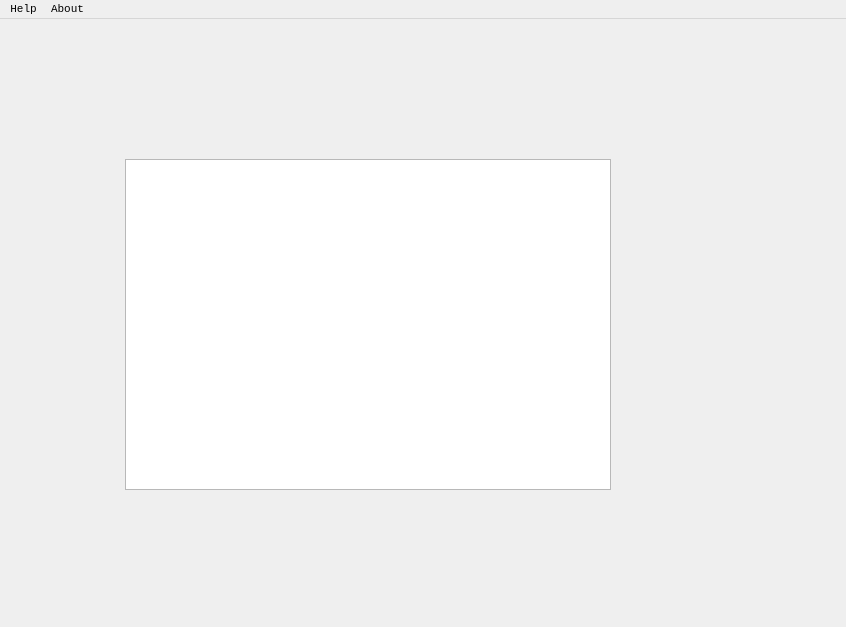
<?xml version="1.0" encoding="UTF-8"?>
<ui version="4.0">
 <class>MainWindow</class>
 <widget class="QMainWindow" name="MainWindow">
  <property name="geometry">
   <rect>
    <x>0</x>
    <y>0</y>
    <width>846</width>
    <height>627</height>
   </rect>
  </property>
  <property name="windowTitle">
   <string>MainWindow</string>
  </property>
  <widget class="QWidget" name="centralwidget">
   <property name="sizePolicy">
    <sizepolicy hsizetype="Maximum" vsizetype="Maximum">
     <horstretch>0</horstretch>
     <verstretch>0</verstretch>
    </sizepolicy>
   </property>
   <widget class="QTableView" name="tableView">
    <property name="geometry">
     <rect>
      <x>125</x>
      <y>140</y>
      <width>486</width>
      <height>331</height>
     </rect>
    </property>
    <property name="sizePolicy">
     <sizepolicy hsizetype="Maximum" vsizetype="Maximum">
      <horstretch>0</horstretch>
      <verstretch>0</verstretch>
     </sizepolicy>
    </property>
   </widget>
  </widget>
  <widget class="QMenuBar" name="menubar">
   <property name="geometry">
    <rect>
     <x>0</x>
     <y>0</y>
     <width>846</width>
     <height>19</height>
    </rect>
   </property>
   <property name="sizePolicy">
    <sizepolicy hsizetype="MinimumExpanding" vsizetype="Minimum">
     <horstretch>4</horstretch>
     <verstretch>2</verstretch>
    </sizepolicy>
   </property>
   <property name="font">
    <font>
     <family>Consolas</family>
     <pointsize>8</pointsize>
    </font>
   </property>
   <property name="contextMenuPolicy">
    <enum>Qt::DefaultContextMenu</enum>
   </property>
   <property name="defaultUp">
    <bool>false</bool>
   </property>
   <property name="nativeMenuBar">
    <bool>true</bool>
   </property>
   <widget class="QMenu" name="menuHelp">
    <property name="title">
     <string>Help</string>
    </property>
    <addaction name="actionHelp"/>
   </widget>
   <widget class="QMenu" name="menuAbout">
    <property name="title">
     <string>About</string>
    </property>
   </widget>
   <addaction name="menuHelp"/>
   <addaction name="menuAbout"/>
  </widget>
  <action name="actionHelp">
   <property name="text">
    <string>Help</string>
   </property>
  </action>
 </widget>
 <resources/>
 <connections/>
</ui>
